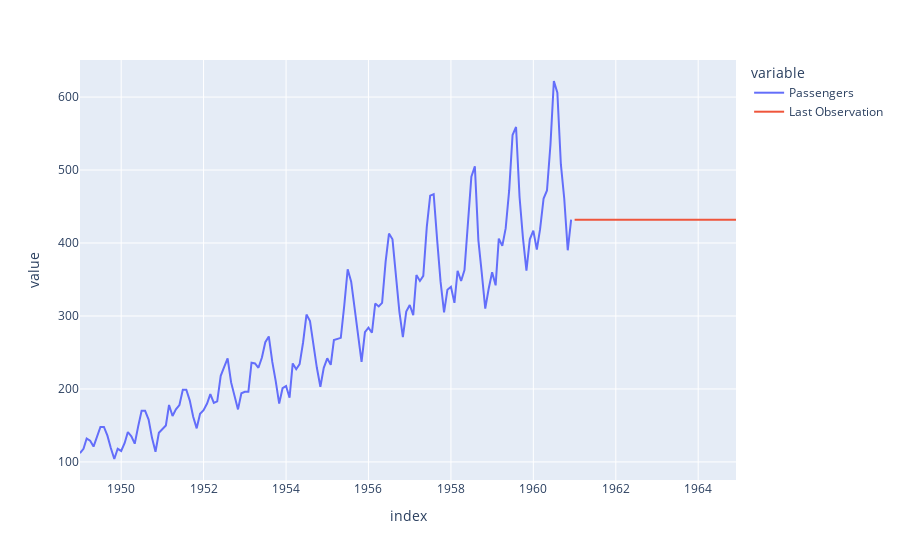

Notebook code cell kept with this figure:
### Code cell
def last_observation_forecast(data, horizon): 
    last_obs = data[-1]
    return [last_obs] * horizon

df_forecast['Last Observation'] = last_observation_forecast(data, horizon)

pd.concat([df_passengers, df_forecast]).plot()

### Figure 1 — Plotly figure (JSON) as saved in the notebook; plotly's stock layout.template omitted (floating-point values rounded to 4 significant figures; data arrays with more than 128 entries replaced by an {"elided": "..."} marker saying what was removed)
{"data": [{"hovertemplate": "variable=Passengers<br>index=%{x}<br>value=%{y}<extra></extra>", "legendgroup": "Passengers", "line": {"color": "#636efa", "dash": "solid"}, "marker": {"symbol": "circle"}, "mode": "lines", "name": "Passengers", "orientation": "v", "showlegend": true, "type": "scatter", "x": {"elided": "192 str values"}, "xaxis": "x", "y": {"elided": "192 int values"}, "yaxis": "y"}, {"hovertemplate": "variable=Last Observation<br>index=%{x}<br>value=%{y}<extra></extra>", "legendgroup": "Last Observation", "line": {"color": "#EF553B", "dash": "solid"}, "marker": {"symbol": "circle"}, "mode": "lines", "name": "Last Observation", "orientation": "v", "showlegend": true, "type": "scatter", "x": {"elided": "192 str values"}, "xaxis": "x", "y": {"elided": "192 int values"}, "yaxis": "y"}], "layout": {"legend": {"title": {"text": "variable"}, "tracegroupgap": 0}, "margin": {"t": 60}, "xaxis": {"anchor": "y", "domain": [0, 1], "title": {"text": "index"}}, "yaxis": {"anchor": "x", "domain": [0, 1], "title": {"text": "value"}}}}
